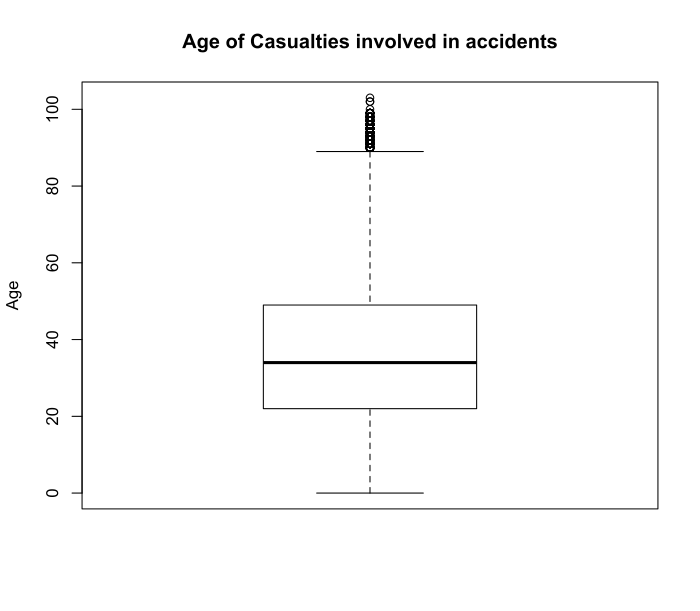

R code for this plot:
boxplot(d$Age_of_Casualty, main="Age of Casualties involved in accidents", ylab="Age")
